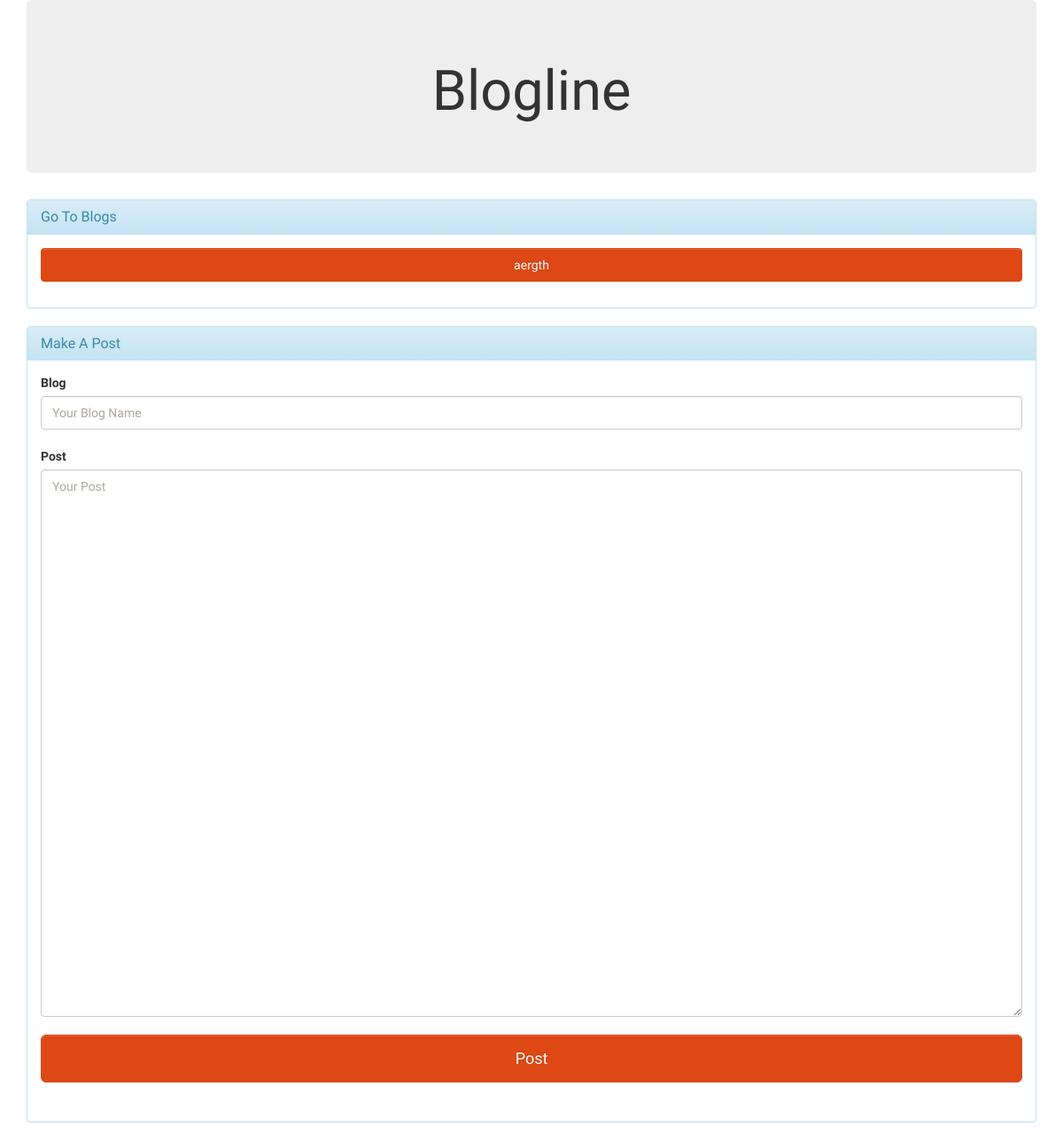
Before: / with the older database file.
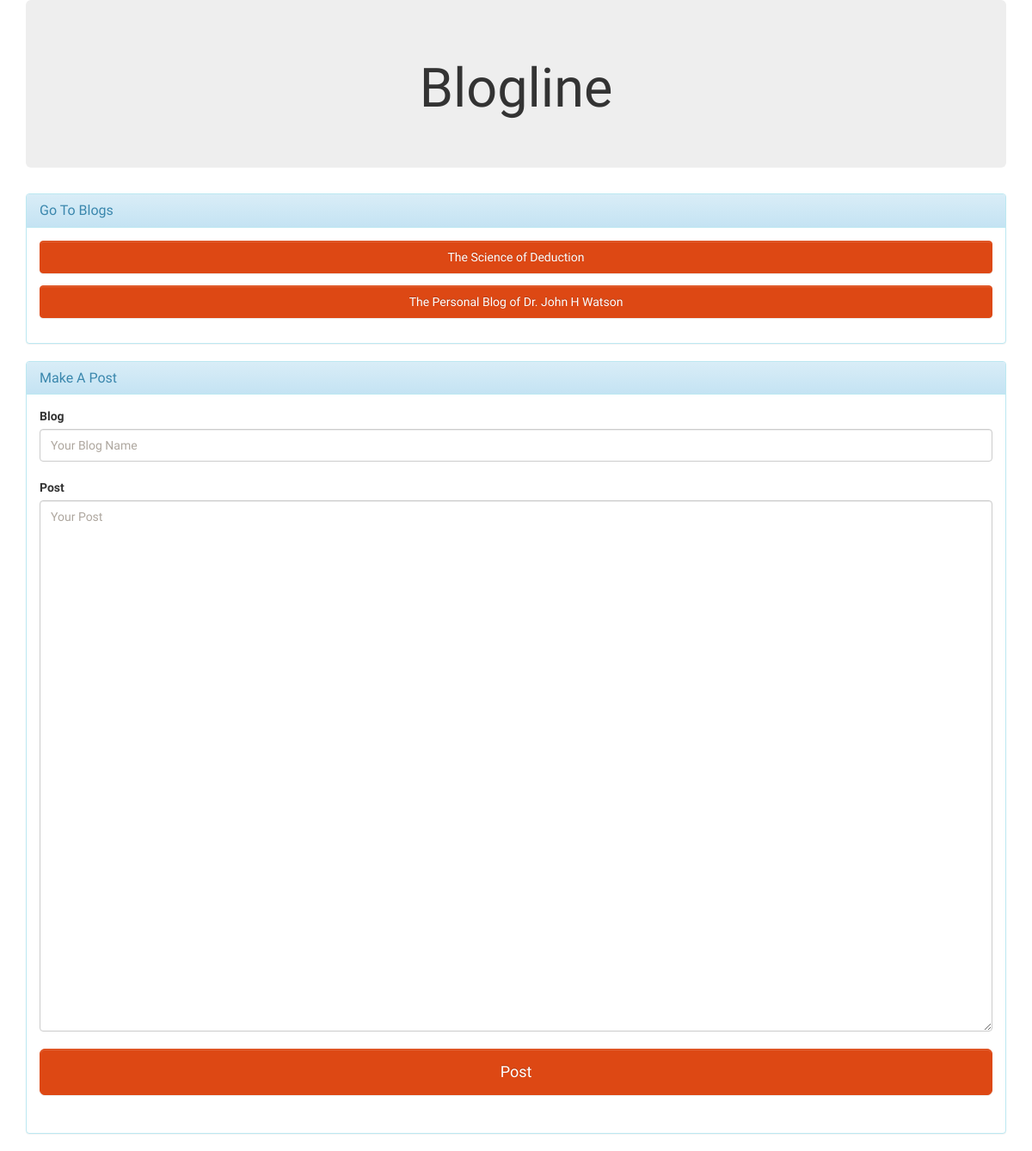
After: the same page with the newer database file.
### tables this page shows
CREATE TABLE blogs(name text UNIQUE);

### app.py (the view, shortened to what this page needs)
@app.route("/", methods = ['GET', 'POST'])
def main():
    return render_template("main.html", blogs=getBlogs())

### app.py (called while the page is built)
def getBlogs():
    q ="""
    select name from  blogs
    """
    results = c.execute(q)
    print results
    blogs=[]
    for blog in results:
        blogs.append(blog[0])
    return blogs

### templates/main.html (shortened to what this page needs)
<!DOCTYPE HTML PUBLIC "-//IETF//DTD HTML//EN">
<html>
<head>
	<link rel="stylesheet" type="text/css" href="{{ url_for( 'static', filename='css/bootstrap-theme.css') }}">
	<link rel="stylesheet" type="text/css" href="{{url_for('static',filename='css/bootstrap.css') }}">
</head>
<body>
	<div class="container">
		<div class="jumbotron">
	<center><h1>Blogline</h1></center>
</div>
<div class="panel panel-info">
  <div class="panel-heading">
    <h3 class="panel-title">Go To Blogs</h3>
  </div>
  <div class="panel-body">
	<ul class="list-unstyled">
		{% for blog in blogs %}
		<li><form action="/blog/{{blog}}"><button type="submit" class= "btn btn-primary btn-block" value= {{blog}}>{{blog}}</button></form></li>
		{% endfor %}
	      </ul>
  </div>
</div>
<div class="panel panel-info">
  <div class="panel-heading">
    <h3 class="panel-title">Make A Post</h3>
  </div>
  <div class="panel-body form-group ">
	<form action= "\" method="POST">
		<label>Blog</label> <input type="text" class="form-control" name="blog" placeholder="Your Blog Name"><br>
		<label>Post</label>
		<textarea name= "post" rows="30" class="form-control" placeholder="Your Post"></textarea><br>
		<button type="submit" class="btn btn-primary btn-lg btn-block" name="post">Post</button>
	</form>
  </div>
</div>
</div>
</body>
</html>

Changed rows visible on the page:
changed blogs: name "aergth" → "The Science of Deduction"
added blogs: name "The Personal Blog of Dr. John H Watson"
